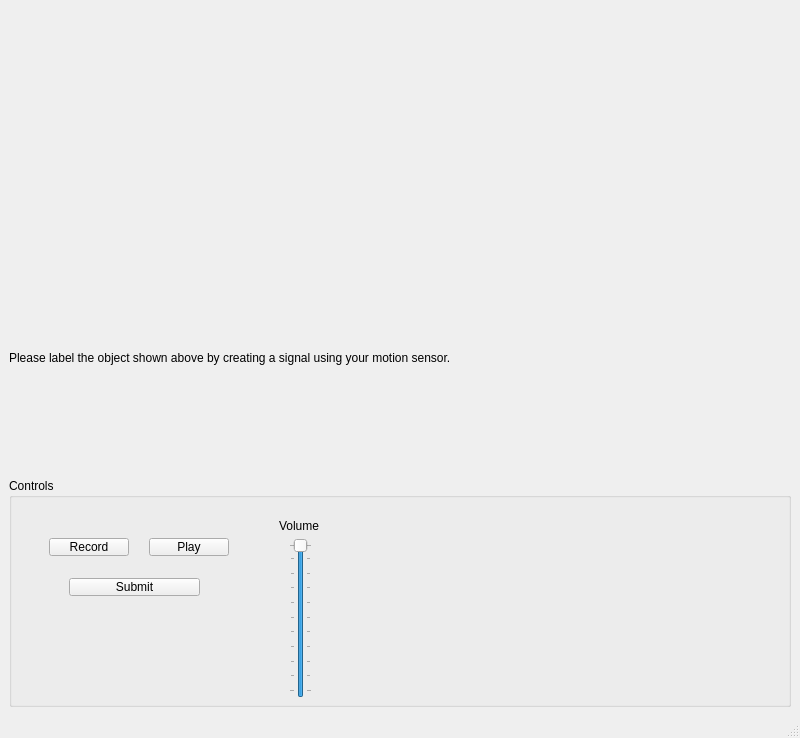
<?xml version="1.0" encoding="UTF-8"?>
<ui version="4.0">
 <class>MainWindow</class>
 <widget class="QMainWindow" name="MainWindow">
  <property name="geometry">
   <rect>
    <x>0</x>
    <y>0</y>
    <width>800</width>
    <height>738</height>
   </rect>
  </property>
  <property name="windowTitle">
   <string>Signal Creation</string>
  </property>
  <widget class="QWidget" name="centralwidget">
   <layout class="QGridLayout" name="gridLayout">
    <item row="0" column="0">
     <widget class="QLabel" name="lblImage">
      <property name="text">
       <string/>
      </property>
     </widget>
    </item>
    <item row="1" column="0">
     <widget class="QLabel" name="label">
      <property name="text">
       <string>Please label the object shown above by creating a signal using your motion sensor.</string>
      </property>
      <property name="scaledContents">
       <bool>false</bool>
      </property>
      <property name="wordWrap">
       <bool>true</bool>
      </property>
     </widget>
    </item>
    <item row="2" column="0">
     <widget class="QGroupBox" name="groupBox">
      <property name="minimumSize">
       <size>
        <width>0</width>
        <height>100</height>
       </size>
      </property>
      <property name="title">
       <string>Controls</string>
      </property>
      <widget class="QPushButton" name="btnSubmit">
       <property name="geometry">
        <rect>
         <x>60</x>
         <y>100</y>
         <width>131</width>
         <height>18</height>
        </rect>
       </property>
       <property name="text">
        <string>Submit</string>
       </property>
      </widget>
      <widget class="QPushButton" name="btnPlay">
       <property name="geometry">
        <rect>
         <x>140</x>
         <y>60</y>
         <width>80</width>
         <height>18</height>
        </rect>
       </property>
       <property name="text">
        <string>Play</string>
       </property>
      </widget>
      <widget class="QPushButton" name="btnRecord">
       <property name="geometry">
        <rect>
         <x>40</x>
         <y>60</y>
         <width>80</width>
         <height>18</height>
        </rect>
       </property>
       <property name="text">
        <string>Record</string>
       </property>
      </widget>
      <widget class="QSlider" name="sldVolume">
       <property name="geometry">
        <rect>
         <x>280</x>
         <y>60</y>
         <width>23</width>
         <height>160</height>
        </rect>
       </property>
       <property name="minimum">
        <number>1</number>
       </property>
       <property name="maximum">
        <number>100</number>
       </property>
       <property name="value">
        <number>100</number>
       </property>
       <property name="orientation">
        <enum>Qt::Vertical</enum>
       </property>
       <property name="tickPosition">
        <enum>QSlider::TicksBothSides</enum>
       </property>
      </widget>
      <widget class="QLabel" name="label_2">
       <property name="geometry">
        <rect>
         <x>270</x>
         <y>40</y>
         <width>41</width>
         <height>16</height>
        </rect>
       </property>
       <property name="text">
        <string>Volume</string>
       </property>
      </widget>
     </widget>
    </item>
   </layout>
  </widget>
  <widget class="QMenuBar" name="menubar">
   <property name="geometry">
    <rect>
     <x>0</x>
     <y>0</y>
     <width>800</width>
     <height>16</height>
    </rect>
   </property>
  </widget>
  <widget class="QStatusBar" name="statusbar"/>
 </widget>
 <resources/>
 <connections/>
</ui>
